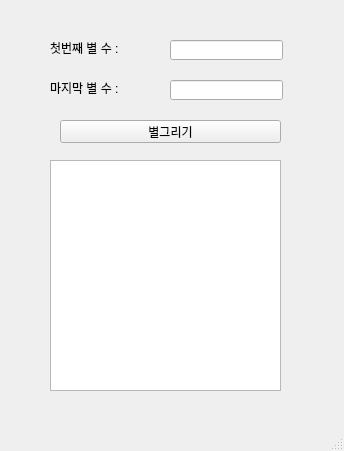
<?xml version="1.0" encoding="UTF-8"?>
<ui version="4.0">
 <class>MainWindow</class>
 <widget class="QMainWindow" name="MainWindow">
  <property name="geometry">
   <rect>
    <x>0</x>
    <y>0</y>
    <width>344</width>
    <height>451</height>
   </rect>
  </property>
  <property name="windowTitle">
   <string>MainWindow</string>
  </property>
  <widget class="QWidget" name="centralwidget">
   <widget class="QLabel" name="lblFirst">
    <property name="geometry">
     <rect>
      <x>50</x>
      <y>40</y>
      <width>71</width>
      <height>16</height>
     </rect>
    </property>
    <property name="text">
     <string>첫번째 별 수 :</string>
    </property>
   </widget>
   <widget class="QLabel" name="lblLast">
    <property name="geometry">
     <rect>
      <x>50</x>
      <y>80</y>
      <width>71</width>
      <height>16</height>
     </rect>
    </property>
    <property name="text">
     <string>마지막 별 수 :</string>
    </property>
   </widget>
   <widget class="QLineEdit" name="leFirst">
    <property name="geometry">
     <rect>
      <x>170</x>
      <y>40</y>
      <width>113</width>
      <height>20</height>
     </rect>
    </property>
   </widget>
   <widget class="QLineEdit" name="leLast">
    <property name="geometry">
     <rect>
      <x>170</x>
      <y>80</y>
      <width>113</width>
      <height>20</height>
     </rect>
    </property>
   </widget>
   <widget class="QPushButton" name="pb">
    <property name="geometry">
     <rect>
      <x>60</x>
      <y>120</y>
      <width>221</width>
      <height>23</height>
     </rect>
    </property>
    <property name="text">
     <string>별그리기</string>
    </property>
   </widget>
   <widget class="QTextEdit" name="te">
    <property name="geometry">
     <rect>
      <x>50</x>
      <y>160</y>
      <width>231</width>
      <height>231</height>
     </rect>
    </property>
   </widget>
  </widget>
  <widget class="QMenuBar" name="menubar">
   <property name="geometry">
    <rect>
     <x>0</x>
     <y>0</y>
     <width>344</width>
     <height>21</height>
    </rect>
   </property>
  </widget>
  <widget class="QStatusBar" name="statusbar"/>
 </widget>
 <resources/>
 <connections/>
</ui>
